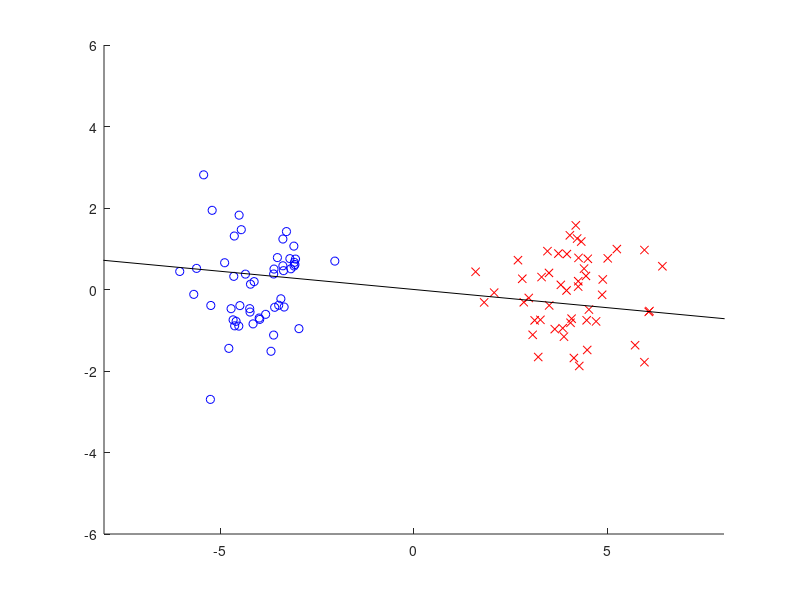

The MATLAB script that drew this image:
n=100; x=randn(n,2);
x(1:n/2,1)=x(1:n/2,1)-4; x(n/2+1:end,1)=x(n/2+1:end,1)+4;
%x(1:n/4,1)=x(1:n/4,1)-4; x(n/4+1:n/2,1)=x(n/4+1:n/2,1)+4;
x=x-repmat(mean(x),[n,1]); y=[ones(n/2,1); 2*ones(n/2,1)];

Sw=zeros(2,2); Sb=zeros(2,2);
for j=1:2
  p=x(y==j,:); p1=sum(p); p2=sum(p.^2,2); nj=sum(y==j);
  W=exp(-(repmat(p2,1,nj)+repmat(p2',nj,1)-2*p*p'));
  G=p'*(repmat(sum(W,2),[1 2]).*p)-p'*W*p;
  Sb=Sb+G/n+p'*p*(1-nj/n)+p1'*p1/n; Sw=Sw+G/nj;
end
[t,v]=eigs((Sb+Sb')/2,(Sw+Sw')/2,1);

figure(1); clf; hold on; axis([-8 8 -6 6])
plot(x(y==1,1),x(y==1,2),'bo')
plot(x(y==2,1),x(y==2,2),'rx')
plot(99*[-t(1) t(1)],99*[-t(2) t(2)], 'k-')
